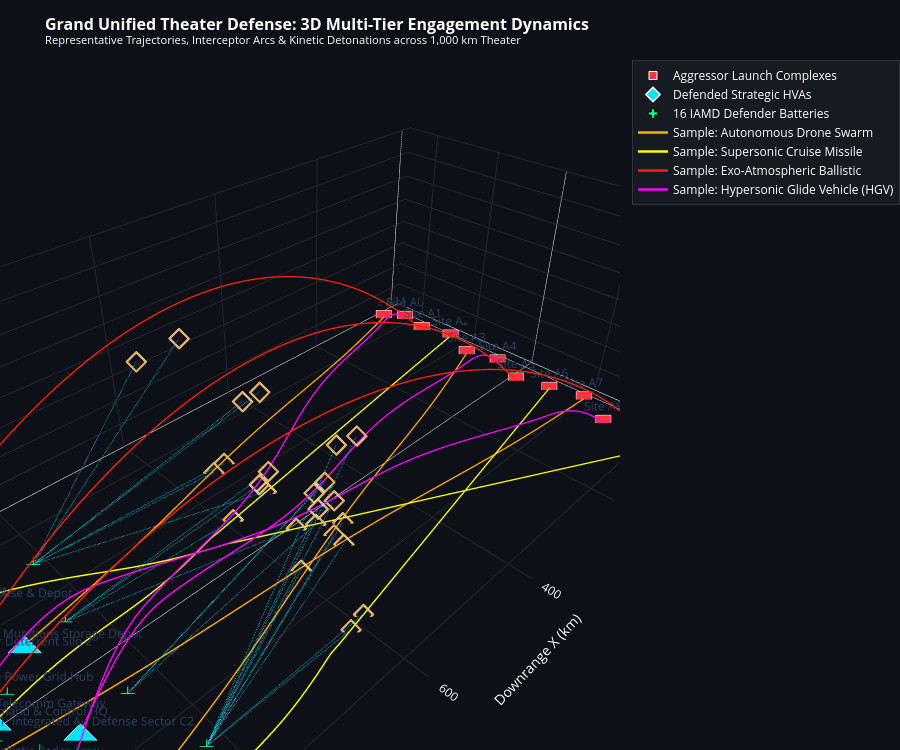

The cell this chart's notebook holds for it:
### Markdown cell above
### 🛰️ Interactive 3D Theater Visualizations & Spatial Analysis
To provide comprehensive operational situational awareness, this section presents interactive 3D trajectories, CPA histograms, and spatial heatmaps.

### Code cell
# ==============================================================================
# SECTION 10: INTERACTIVE 3D THEATER ENGAGEMENT VISUALIZER (PLOTLY)
# ==============================================================================

fig_3d = go.Figure()

# 1. Aggressor Launch Complexes (Red Markers)
fig_3d.add_trace(go.Scatter3d(
    x=AGGRESSOR_LAUNCH_SITES[:, 0]/1e3,
    y=AGGRESSOR_LAUNCH_SITES[:, 1]/1e3,
    z=AGGRESSOR_LAUNCH_SITES[:, 2]/1e3,
    mode='markers+text',
    name='Aggressor Launch Complexes',
    marker=dict(size=8, color='#ff3344', symbol='square', line=dict(color='white', width=1)),
    text=[f"Site A{i}" for i in range(len(AGGRESSOR_LAUNCH_SITES))],
    textposition="top center",
    hoverinfo='text'
))

# 2. Defended High-Value Strategic Assets (Cyan Stars)
hva_coords = np.array([h['pos'] for h in HIGH_VALUE_ASSETS])
fig_3d.add_trace(go.Scatter3d(
    x=hva_coords[:, 0]/1e3,
    y=hva_coords[:, 1]/1e3,
    z=hva_coords[:, 2]/1e3,
    mode='markers+text',
    name='Defended Strategic HVAs',
    marker=dict(size=11, color='#00e5ff', symbol='diamond', line=dict(color='white', width=1.5)),
    text=[f"HVA {h['hva_id']}: {h['name']}" for h in HIGH_VALUE_ASSETS],
    textposition="top center",
    hoverinfo='text'
))

# 3. Defender IAMD Batteries (Lime Green Diamonds)
fig_3d.add_trace(go.Scatter3d(
    x=DEFENDER_BATTERIES[:, 0]/1e3,
    y=DEFENDER_BATTERIES[:, 1]/1e3,
    z=DEFENDER_BATTERIES[:, 2]/1e3,
    mode='markers+text',
    name='16 IAMD Defender Batteries',
    marker=dict(size=8, color='#00ff88', symbol='cross', line=dict(color='black', width=1)),
    text=[f"BAT-{i:02d} ({BATTERY_SECTORS[i]})" for i in range(len(DEFENDER_BATTERIES))],
    textposition="bottom center",
    hoverinfo='text'
))

# 4. Sample Trajectories for All 4 Threat Classes (Representative 3D Flight Paths)
colors_threat = ['#ffaa00', '#ffff00', '#ff2200', '#ff00ff']
n_samples_per_class = 6
n_pts = 60

for cid in range(4):
    sample_indices = np.where(threat_matrix[:, 1] == cid)[0][:n_samples_per_class]
    for idx in sample_indices:
        th = threat_matrix[idx]
        lx, ly, lz = th[7], th[8], th[9]
        tx, ty, tz = th[10], th[11], th[12]
        
        path = np.zeros((n_pts, 3))
        u_vals = np.linspace(0.0, 1.0, n_pts)
        
        for s_i, u in enumerate(u_vals):
            path[s_i, 0] = lx + u * (tx - lx)
            if cid == THREAT_DRONE_SWARM:
                path[s_i, 1] = ly + u * (ty - ly) + 3000.0 * np.sin(3.0 * np.pi * u)
                path[s_i, 2] = 300.0 + 400.0 * np.sin(np.pi * u)
            elif cid == THREAT_SUPERSONIC_CRUISE:
                lat_weave = 4500.0 * np.sin(6.0 * np.pi * u) if u > 0.65 else 0.0
                path[s_i, 1] = ly + u * (ty - ly) + lat_weave
                path[s_i, 2] = 800.0 + 600.0 * np.cos(np.pi * u)
            elif cid == THREAT_EXO_BALLISTIC:
                path[s_i, 1] = ly + u * (ty - ly)
                apogee = 115e3
                path[s_i, 2] = 4.0 * apogee * u * (1.0 - u)
            else: # Hypersonic Glide
                path[s_i, 1] = ly + u * (ty - ly) + 8500.0 * np.sin(4.0 * np.pi * u)
                path[s_i, 2] = 34e3 if (0.15 < u < 0.85) else (34e3 * np.sin(u/0.15 * np.pi/2.0) if u <= 0.15 else 34e3 * np.cos((u-0.85)/0.15 * np.pi/2.0))
                
        fig_3d.add_trace(go.Scatter3d(
            x=path[:, 0]/1e3,
            y=path[:, 1]/1e3,
            z=path[:, 2]/1e3,
            mode='lines',
            line=dict(color=colors_threat[cid], width=2.5),
            name=f"Sample: {THREAT_NAMES[cid]}",
            showlegend=bool(idx == sample_indices[0]),
            hoverinfo='none'
        ))
        
        # Intercept Point & Vector
        pip_x = sim_results[idx, 12]
        pip_y = sim_results[idx, 13]
        pip_z = sim_results[idx, 14]
        bat_id = int(sim_results[idx, 2])
        bat_pos = DEFENDER_BATTERIES[bat_id]
        
        # Interceptor trajectory line
        fig_3d.add_trace(go.Scatter3d(
            x=[bat_pos[0]/1e3, pip_x/1e3],
            y=[bat_pos[1]/1e3, pip_y/1e3],
            z=[bat_pos[2]/1e3, pip_z/1e3],
            mode='lines',
            line=dict(color='#00e5ff', width=2, dash='dot'),
            showlegend=False,
            hoverinfo='none'
        ))
        
        # Detonation Burst Marker
        fig_3d.add_trace(go.Scatter3d(
            x=[pip_x/1e3],
            y=[pip_y/1e3],
            z=[pip_z/1e3],
            mode='markers',
            marker=dict(size=7, color='#ff9900', symbol='diamond-open', line=dict(color='white', width=1.5)),
            showlegend=False,
            hovertext=f"Threat #{idx+1} ({THREAT_NAMES[cid]})\nCPA: {sim_results[idx, 4]:.2f}m (HIT)"
        ))

fig_3d.update_layout(
    title=dict(
        text="<b>Grand Unified Theater Defense: 3D Multi-Tier Engagement Dynamics</b><br><sup>Representative Trajectories, Interceptor Arcs & Kinetic Detonations across 1,000 km Theater</sup>",
        font=dict(size=16, color='white')
    ),
    scene=dict(
        xaxis=dict(title='Downrange X (km)', backgroundcolor='#0d1117', gridcolor='#22272e', color='white'),
        yaxis=dict(title='Crossrange Y (km)', backgroundcolor='#0d1117', gridcolor='#22272e', color='white'),
        zaxis=dict(title='Altitude Z (km)', range=[0, 160], backgroundcolor='#0d1117', gridcolor='#22272e', color='white'),
        aspectratio=dict(x=2.2, y=1.2, z=0.7)
    ),
    paper_bgcolor='#0d1117',
    legend=dict(font=dict(color='white'), bgcolor='#161b22', bordercolor='#30363d', borderwidth=1),
    margin=dict(l=0, r=0, t=60, b=0),
    height=750
)

fig_3d.show()
